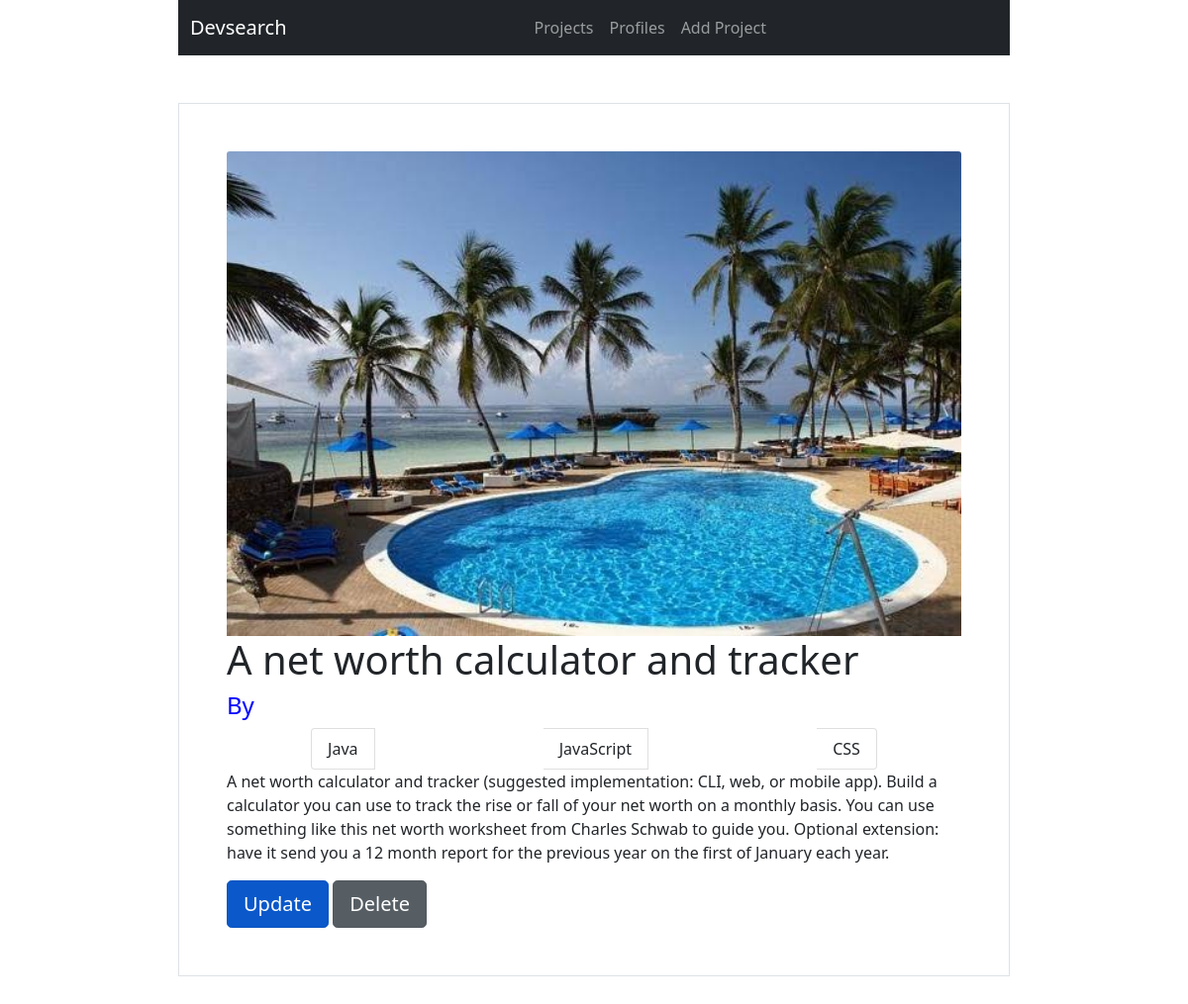
/project/d089582a-efe7-4b48-84fd-275cb9253bd7/, run on the app's committed database.
### project/models.py (models this page shows, shortened)
class Project(models.Model):
    id = models.UUIDField(default=uuid.uuid4, editable=False, null=False, blank=False, primary_key=True)
    title = models.CharField(null=False, blank=False, max_length=200)
    description = models.TextField(null=True, blank=True)
    owner = models.ForeignKey(Profile, on_delete=models.SET_NULL, null=True, blank=True)
    featured_image = models.ImageField(null=True, blank=True, default='Design.JPG', upload_to='static/images/')
    demo_link = models.CharField(null=True, blank=True, max_length=200)
    source_code = models.CharField(null=True, blank=True, max_length=200)
    created = models.DateTimeField(auto_now_add=True)
    tags = models.ManyToManyField('Tag', blank=True)

class Tag(models.Model):
    id = models.UUIDField(default=uuid.uuid4, editable=False, null=False, blank=False, primary_key=True)
    name = models.CharField(max_length=200, blank=True, null=True)

### project/views.py (the view)
# urls.py: path('', include('project.urls')),
def project(request, pk):
    project = Project.objects.get(id=pk)
    tags = project.tags.all()
    context = {"project":project, 'tags':tags}
    return render(request, 'project/project.html', context)

### project/templates/project/project.html (shortened to what this page needs)
<!DOCTYPE html>
{% extends 'home.html' %} {% load static %}
    {% block cont %}
    <div class="container p-5 my-5 border">
      {% if project.featured_image %}
      <img src="{{project.featured_image.url}}" class="card-img-top" alt="" />
      {% else %}
      <img src="{% static 'images/b.jpeg' %}" class="card-img-top" alt="" />
      {% endif %}
      <h1>{{project.title}}</h1>
      <h4 style="color: blue">By {{project.owner.name}}</h4>
      <ul class="list-group list-group-horizontal">
        {% for tag in tags %}
        <li class="list-group-item">{{tag.name}}</li>
        {% endfor %}
      </ul>
      <p>{{project.description}}</p>
      <a
        href="{% url 'update-project' project.id %}"
        class="btn btn-primary btn-lg active"
        role="button"
        aria-pressed="true"
        >Update</a
      >
      <a
        href="{% url 'delete-project' project.id %}"
        class="btn btn-secondary btn-lg active"
        role="button"
        aria-pressed="true"
        >Delete</a
      >
    </div>
    {% endblock %}

### static/css/style.css (style rules this page uses)
:root { width: 70%; max-width: 1100px; }
* { margin: 0; box-sizing: border-box; margin: auto; }

### data on the page
Project: title "A net worth calculator and tracker", description "A net worth calculator and tracker (suggested implementation: CLI, web, or mobile app). Build a calculator you can use to track the rise or fall of your net worth on a monthly basis. You can use something like this net worth worksheet from Charles Schwab to guide you. Optional extension: have it send you a 12 month report for the previous year on the first of January each year."
Tag: name "Java"
Tag: name "JavaScript"
Tag: name "CSS"
